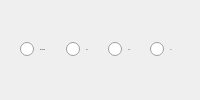
                           <widget class="QWidget" name="widget" native="true">
                            <layout class="QHBoxLayout" name="selectFrame">
                             <item>
                              <widget class="QRadioButton" name="rdFrameNoChange">
                               <property name="sizePolicy">
                                <sizepolicy hsizetype="Fixed" vsizetype="Fixed">
                                 <horstretch>0</horstretch>
                                 <verstretch>0</verstretch>
                                </sizepolicy>
                               </property>
                               <property name="font">
                                <font>
                                 <pointsize>-1</pointsize>
                                </font>
                               </property>
                               <property name="text">
                                <string>Giữ nguyên</string>
                               </property>
                              </widget>
                             </item>
                             <item>
                              <widget class="QRadioButton" name="rd169">
                               <property name="sizePolicy">
                                <sizepolicy hsizetype="Fixed" vsizetype="Fixed">
                                 <horstretch>0</horstretch>
                                 <verstretch>0</verstretch>
                                </sizepolicy>
                               </property>
                               <property name="font">
                                <font>
                                 <pointsize>-1</pointsize>
                                </font>
                               </property>
                               <property name="text">
                                <string>16:0</string>
                               </property>
                              </widget>
                             </item>
                             <item>
                              <widget class="QRadioButton" name="rd619">
                               <property name="sizePolicy">
                                <sizepolicy hsizetype="Fixed" vsizetype="Fixed">
                                 <horstretch>0</horstretch>
                                 <verstretch>0</verstretch>
                                </sizepolicy>
                               </property>
                               <property name="font">
                                <font>
                                 <pointsize>-1</pointsize>
                                </font>
                               </property>
                               <property name="text">
                                <string>9:16</string>
                               </property>
                              </widget>
                             </item>
                             <item>
                              <widget class="QRadioButton" name="rd43">
                               <property name="sizePolicy">
                                <sizepolicy hsizetype="Fixed" vsizetype="Fixed">
                                 <horstretch>0</horstretch>
                                 <verstretch>0</verstretch>
                                </sizepolicy>
                               </property>
                               <property name="font">
                                <font>
                                 <pointsize>-1</pointsize>
                                </font>
                               </property>
                               <property name="text">
                                <string>4:3</string>
                               </property>
                              </widget>
                             </item>
                            </layout>
                           </widget>
